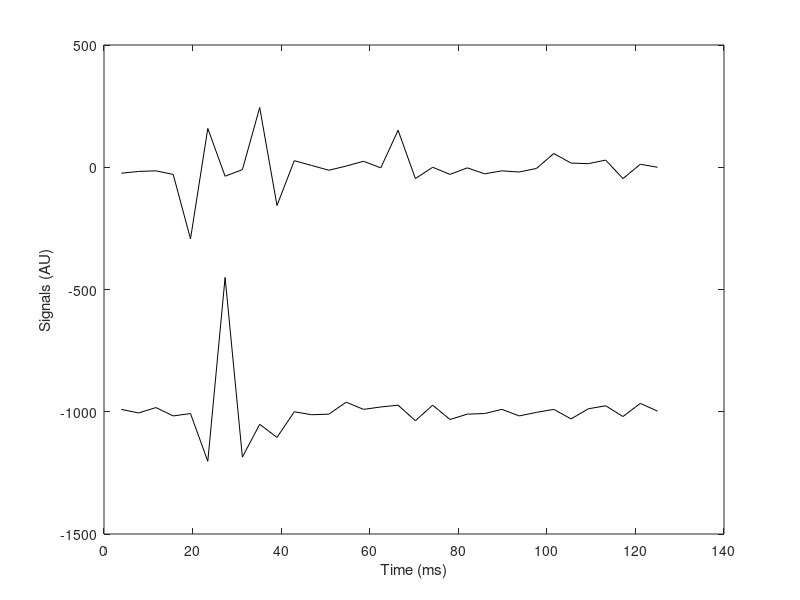
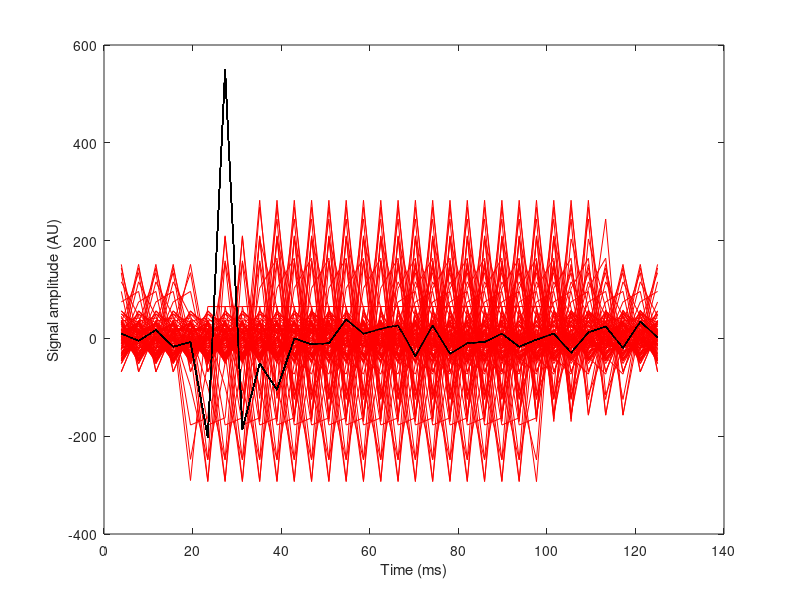
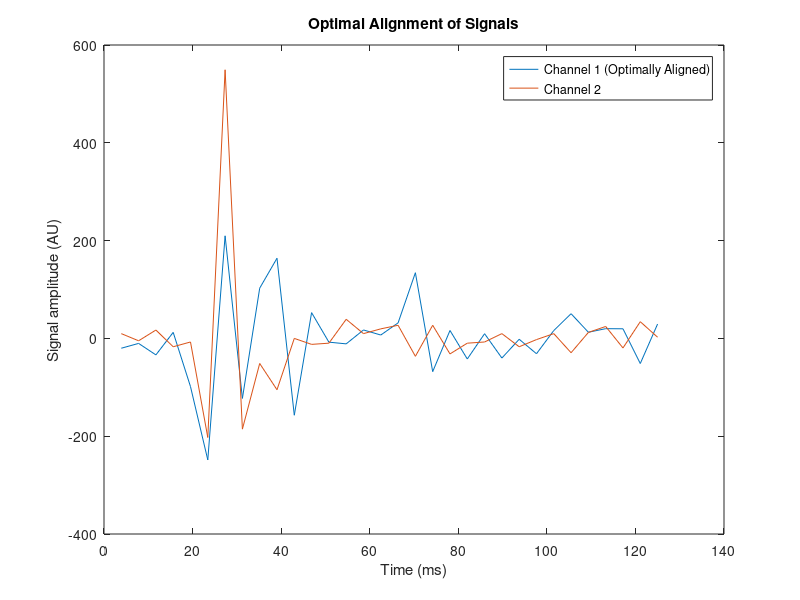
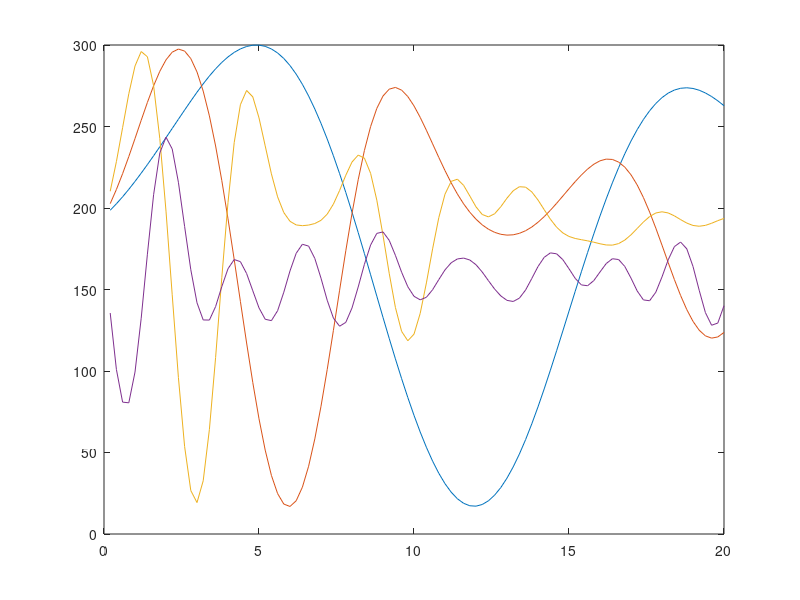

Write the MATLAB code that produced these figures, in order.
close all;
clear all;
fclose('all');
 
load('Signals_EMG.mat');  % Loading the recorded EMGs (two channels)
 
n_step = 100;  % Number of steps in the loop for optimal alignment
stepSize = 0.2;  % Size of the step of non-integer delay applied to one of the signals for alignment
ied = 24;  % Interelectrode distance of the recordings in mm
Fs = 2048;  % Recording sampling frequency
Ts = 1/Fs;  % Sampling interval
 
% Downsampling by an integer
M = 8;  % Downsampling factor
channel1 = channel1(1:M:end);  % Downsampling first channel
channel2 = channel2(1:M:end);  % Downsampling second channel
Fs = Fs/M;
Ts = Ts*M;
 
% End downsampling
 
timeAxis = [1:length(channel1)].*Ts.*1000;  % Definition of time axis in ms
freqAxis = fftshift([-0.5:1/(length(channel1)):0.5-1/(length(channel1))]);  % Definition of discrete frequency axis
 
figure(1);
plot(timeAxis,channel1,'k');
hold on;
plot(timeAxis,channel2-1000,'k');  % Plot of the two recordings after down-sampling
xlabel('Time (ms)');
ylabel('Signals (AU)');
 
channel1_ft = fft(channel1);  % Fourier transform of the first channel
 
figure(2);
for uu = 1 : n_step
    channel1_dt = (channel1_ft).*exp(-i*2*pi*stepSize*uu*freqAxis);  % complex exponential multiplication (delay in frequency domain)
    channel1_dt = real(ifft((channel1_dt)));  % inverse transform to go back to the time domain
    plot(timeAxis,channel1_dt,'r');  % Plot of the time-shifted signal
    hold on;
    plot(timeAxis,channel2,'k');
    MSE_vect(uu) = sum((channel1_dt - channel2).^ 2)./sum(channel2.^ 2).*100;  % normalized mean square error between aligned signals
    delay(uu) = stepSize*uu;  % Imposed delay in samples
end;
xlabel('Time (ms)');
ylabel('Signal amplitude (AU)');
 
% Identification of the optimal delay (minimum mean sqaure error)
[MSEopt, optDelay] = min(MSE_vect);
 
% Plot of optimal alignment
% Applying the optimal delay to channel1
channel1_opt_dt = channel1_ft .* exp(-i*2*pi*delay(optDelay)*freqAxis);
channel1_opt_dt = real(ifft(channel1_opt_dt));
 
figure(3);
plot(timeAxis, channel1_opt_dt);  % Plot of the optimally time-shifted signal
hold on;
plot(timeAxis, channel2);
xlabel('Time (ms)');
ylabel('Signal amplitude (AU)');
title('Optimal Alignment of Signals');
legend('Channel 1 (Optimally Aligned)', 'Channel 2');
 
% Delay and conduction velocity estimate
fprintf('The optimal delay is %2.2f ms \n',delay(optDelay)*Ts*1000);
fprintf('The estimated conduction velocity is %2.2f m/s \n',ied/(delay(optDelay)*Ts*1000));
fprintf('Optimal MSE between signals: %2.2f %%\n',MSEopt);


for M = [1 2 4 8]
    load("Signals_EMG.mat");
    channel1 = channel1(1:M:end);  % Downsampling first channel
    channel2 = channel2(1:M:end);  % Downsampling second channel
    Fs = Fs/M;
    Ts = Ts*M;
    timeAxis = [1:length(channel1)].*Ts.*1000;  % Definition of time axis in ms
    freqAxis = fftshift([-0.5:1/(length(channel1)):0.5-1/(length(channel1))]);  % Definition of discrete frequency axis
    channel1_ft = fft(channel1);  % Compute the Fourier transform for the downsampled channel1
 
    for uu = 1 : n_step
        channel1_dt = (channel1_ft).*exp(-i*2*pi*stepSize*uu*freqAxis);  % complex exponential multiplication (delay in frequency domain)
        channel1_dt = real(ifft((channel1_dt)));  % inverse transform to go back to the time domain
        MSE_vect(uu) = sum((channel1_dt - channel2).^ 2)./sum(channel2.^ 2).*100;  % normalized mean square error between aligned signals
        delay(uu) = stepSize*uu;  % Imposed delay in samples
    end;
    figure(4);
    plot(delay, MSE_vect);
    hold on;
 
    [MSEopt, optDelay] = min(MSE_vect);
 
    % Delay and conduction velocity estimate
    fprintf('The optimal delay is %2.2f ms \n',delay(optDelay)*Ts*1000);
    fprintf('The estimated conduction velocity is %2.2f m/s \n',ied/(delay(optDelay)*Ts*1000));
    fprintf('Optimal MSE between signals: %2.2f %%\n',MSEopt);
 
end;